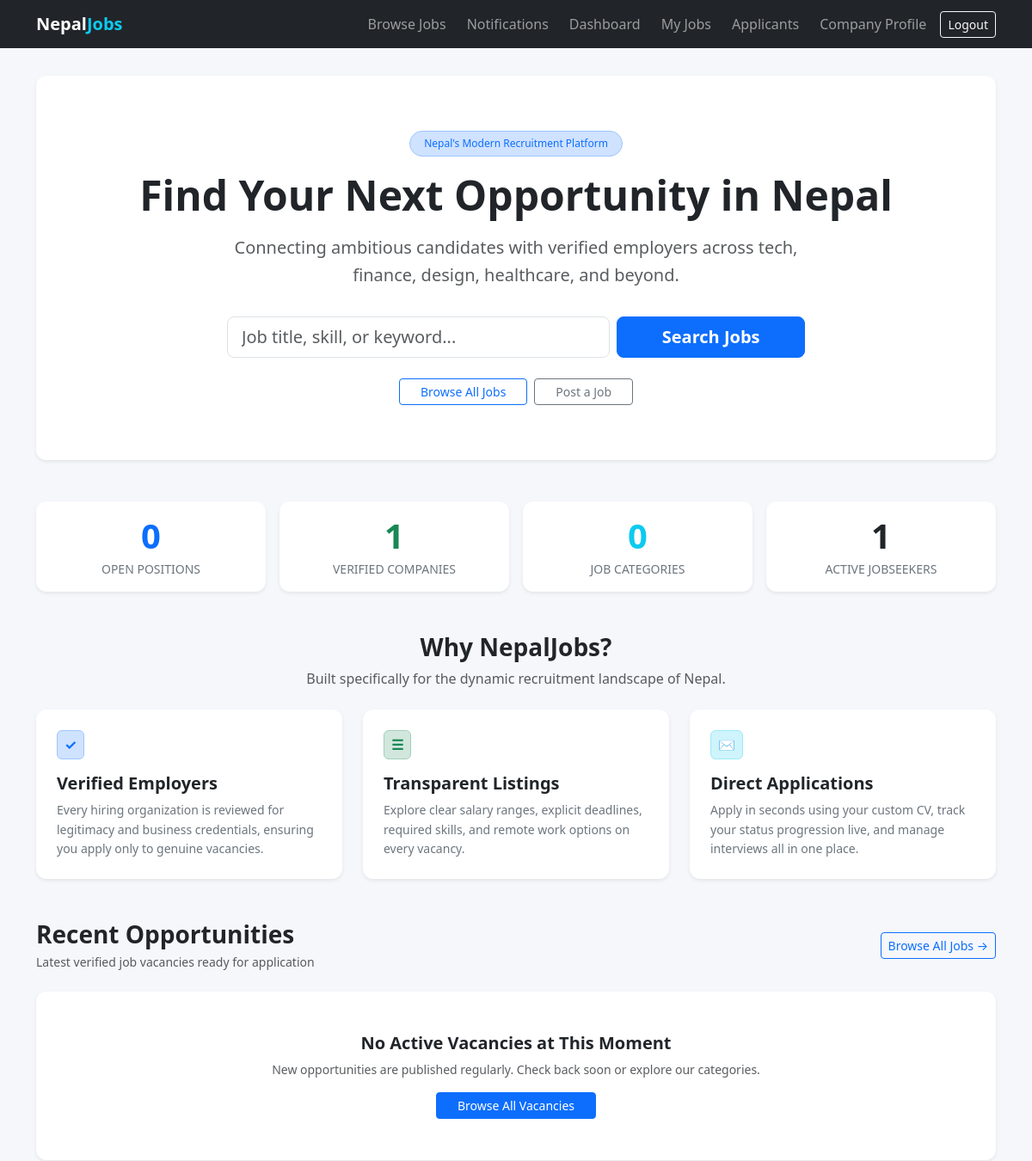
Page / (signed in, upper part) on the earlier database version.
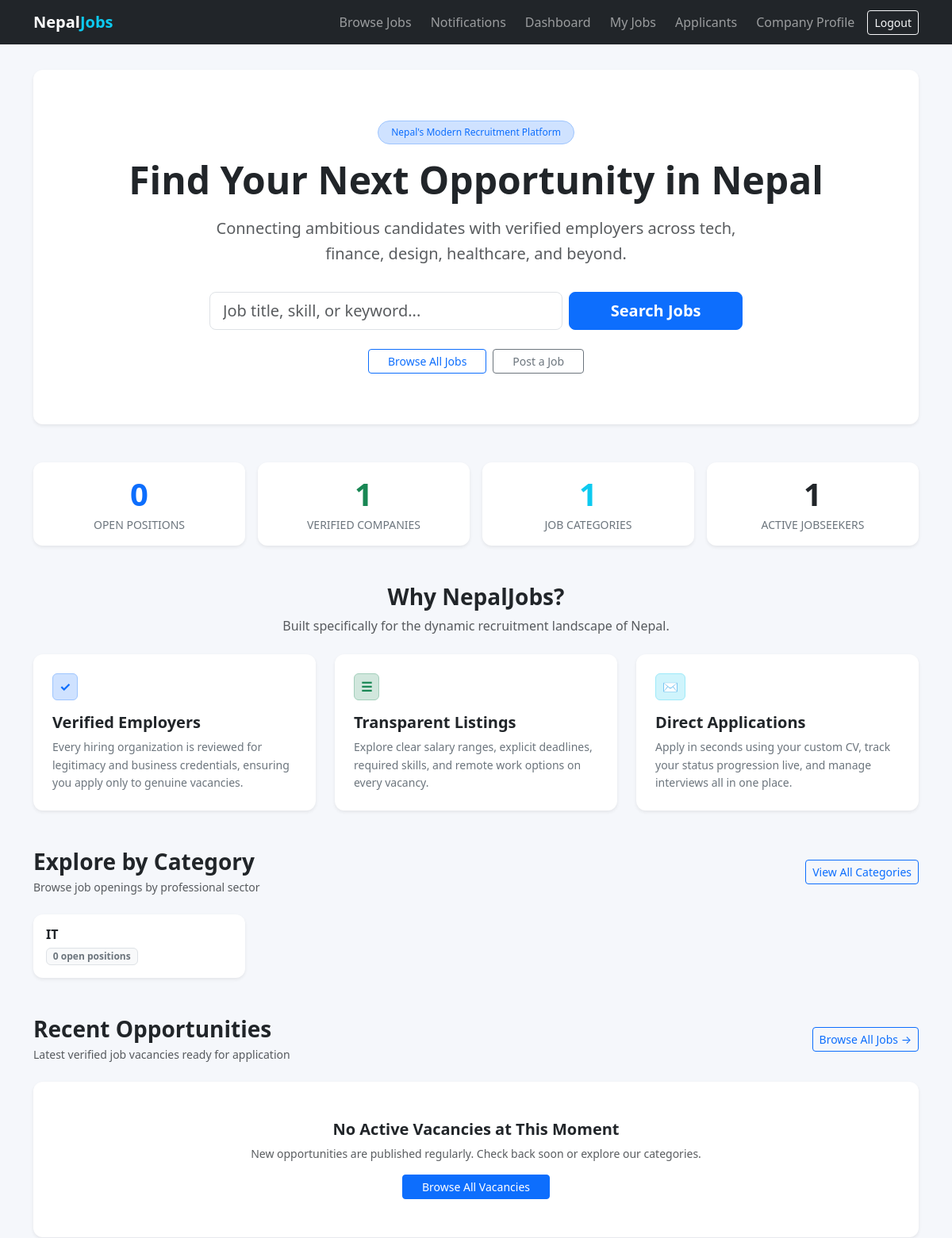
Same page on the later database version.
### jobs/models.py (models this page shows, shortened)
class Category(models.Model):
    name = models.CharField(max_length=100, unique=True)
    slug = models.SlugField(max_length=120, unique=True)
    description = models.TextField(blank=True)
    is_active = models.BooleanField(default=True)
    class Meta:
        ordering = ["name"]
        verbose_name_plural = "Categories"

### jobs/views.py (the view)
# urls.py: path("", views.HomeView.as_view(), name="home"),
class HomeView(TemplateView):
    template_name = "home.html"
    def get_context_data(self, **kwargs):
        context = super().get_context_data(**kwargs)
        today = timezone.localdate()
        categories = (
            Category.objects.filter(is_active=True)
            .annotate(
                open_jobs_count=Count(
                    "jobs",
                    filter=Q(
                        jobs__status=Job.Status.PUBLISHED,
                        jobs__application_deadline__gte=today,
                        jobs__employer__verification_status=EmployerProfile.VerificationStatus.APPROVED,
                    ),
                )
            )
            .order_by("-open_jobs_count", "name")[:8]
        )
        recent_jobs = (
            Job.objects.open_jobs()
            .select_related("employer", "category", "location")
            .prefetch_related("required_skills")
            .order_by("-published_at", "-created_at")[:6]
        )
        stats = {
            "open_jobs": Job.objects.open_jobs().count(),
            "companies": EmployerProfile.objects.filter(
                verification_status=EmployerProfile.VerificationStatus.APPROVED
            ).count(),
            "categories": Category.objects.filter(is_active=True).count(),
            "jobseekers": JobseekerProfile.objects.count(),
        }
        context.update(
            {
                "categories": categories,
                "recent_jobs": recent_jobs,
                "stats": stats,
            }
        )
        return context

### accounts/models.py (called while the page is built)
    @property
    def is_jobseeker(self):
        return self.role == self.Role.JOBSEEKER

    @property
    def is_employer(self):
        return self.role == self.Role.EMPLOYER

    @property
    def is_approved(self):
        return self.verification_status == self.VerificationStatus.APPROVED

### jobs/models.py (called while the page is built)
    def open_jobs(self):
        today = timezone.localdate()
        return self.filter(
            status=Job.Status.PUBLISHED,
            application_deadline__gte=today,
            employer__verification_status=EmployerProfile.VerificationStatus.APPROVED,
        )

### notifications/context_processors.py (called while the page is built)
def unread_notifications_count(request):
    if getattr(request, "user", None) and request.user.is_authenticated:
        count = request.user.notifications.filter(is_read=False).count()
    else:
        count = 0
    return {"unread_notifications_count": count}

### templates/home.html (shortened to what the changed rows need)
{% extends 'base.html' %}
{% block content %}
<div class="d-flex flex-column gap-5 py-2">
  <section class="card shadow-sm border-0 bg-white p-4 p-md-5 text-center" aria-labelledby="hero-heading">
    <div class="py-2 py-md-3">
      <h1 id="hero-heading" class="display-5 fw-bold text-dark mb-3">
        Find Your Next Opportunity in Nepal
      </h1>
    </div>
  </section>
  <section aria-labelledby="stats-heading">
    <div class="row g-3 text-center">
      <div class="col-6 col-md-3">
        <div class="card shadow-sm border-0 p-3 h-100 bg-white">
          <div class="display-6 fw-bold text-info mb-1">{{ stats.categories }}</div>
          <div class="text-secondary small fw-medium text-uppercase">Job Categories</div>
        </div>
      </div>
    </div>
  </section>
  <section aria-labelledby="value-heading">
    <div class="text-center mb-4">
      <h2 id="value-heading" class="h3 fw-bold text-dark mb-2">Why NepalJobs?</h2>
    </div>
  </section>
  {% if categories %}
    <section aria-labelledby="categories-heading">
      <div class="d-flex flex-wrap justify-content-between align-items-center mb-4">
        <div>
          <h2 id="categories-heading" class="h3 fw-bold text-dark mb-1">Explore by Category</h2>
          <p class="text-muted small mb-0">Browse job openings by professional sector</p>
        </div>
        <a href="{% url 'job_list' %}" class="btn btn-outline-primary btn-sm">View All Categories</a>
      </div>
      <div class="row g-3">
        {% for category in categories %}
          <div class="col-6 col-md-4 col-lg-3">
            <a href="{% url 'job_list' %}?category={{ category.slug }}" class="card shadow-sm border-0 h-100 text-decoration-none bg-white p-3 d-flex flex-column justify-content-between">
              <div>
                <h3 class="h6 fw-bold text-dark mb-1">{{ category.name }}</h3>
              </div>
              <div>
                <span class="badge bg-light text-secondary border small">
                  {{ category.open_jobs_count }} open position{{ category.open_jobs_count|pluralize }}
                </span>
              </div>
            </a>
          </div>
        {% endfor %}
      </div>
    </section>
  {% endif %}
  <section aria-labelledby="recent-jobs-heading">
    <div class="d-flex flex-wrap justify-content-between align-items-center mb-4">
      <div>
        <h2 id="recent-jobs-heading" class="h3 fw-bold text-dark mb-1">Recent Opportunities</h2>
      </div>
    </div>
  </section>
</div>
{% endblock %}

Differences in the rows shown:
added Category: name "IT", open_jobs_count "0"
Other differences:
{{ stats.categories }}: "0" → "1"
text now shown: "Explore by Category Browse job openings by professional sector View All Categories"
